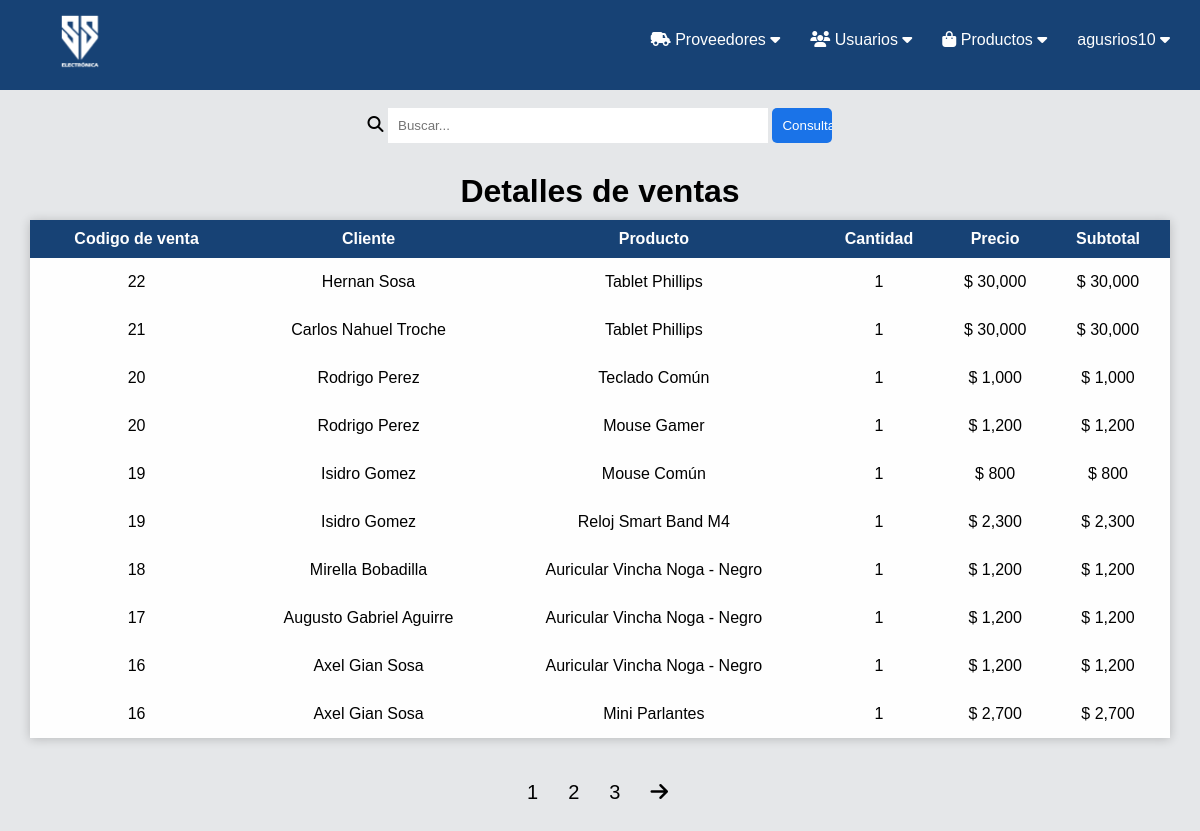
The app's page /detalles_ventas.php (signed in) with its own data.
### tables this page shows
CREATE TABLE `detalles_ventas` (
  `idDetalles_ventas` int(11) NOT NULL,
  `Ventas_idVentas` int(11) NOT NULL,
  `Productos_idProductos` int(11) NOT NULL,
  `Cantidad` int(11) DEFAULT NULL,
  `Precio` decimal(10,0) DEFAULT NULL,
  `Subtotal` decimal(10,0) DEFAULT NULL
);

CREATE TABLE `ventas` (
  `idVentas` int(11) NOT NULL,
  `Clientes_idClientes` int(11) NOT NULL,
  `Total` decimal(10,0) DEFAULT NULL,
  `Fecha` date DEFAULT NULL,
  `Tipos_depagos_idTipos_depagos` int(11) NOT NULL
);

CREATE TABLE `clientes` (
  `idClientes` int(11) NOT NULL,
  `Nombre` varchar(80) DEFAULT NULL,
  `Apellido` varchar(80) DEFAULT NULL,
  `Email` varchar(80) DEFAULT NULL,
  `Telefono` varchar(15) DEFAULT NULL,
  `Localidades_idLocalidades` int(11) NOT NULL,
  `Usuario` varchar(45) DEFAULT NULL,
  `Contraseña` varchar(255) DEFAULT NULL,
  `Categorias_usuarios_idCategorias_usuarios` int(11) NOT NULL
);

CREATE TABLE `productos` (
  `idProductos` int(11) NOT NULL,
  `Titulo` varchar(100) DEFAULT NULL,
  `Descripcion` longtext DEFAULT NULL,
  `Precio` decimal(10,0) DEFAULT NULL,
  `Cantidad_stock` int(11) DEFAULT NULL,
  `Imagen` longblob DEFAULT NULL,
  `Categorias_Productos_idCategorias_productos` int(11) NOT NULL
);

### detalles_ventas.php (the view, shortened to what this page needs)
<?php
include("conexion.php");
?>
<?php
if (isset($_SESSION['UsuarioAdmin'])) {
?>
<!DOCTYPE html>
<html>
<head>
	<link rel="stylesheet" type="text/css" href="style_ventas-realizadas.css">
</head>
<body>
    <?php
	include("header_admin.php");
	?>
 	<?php
	}else{
		header('location: login.php');
	}
	?>
	<?php
	$sql = "SELECT * FROM detalles_ventas det_vent
	INNER JOIN ventas vent ON det_vent.Ventas_idVentas = vent.idVentas
	INNER JOIN productos prod ON det_vent.Productos_idProductos = prod.idProductos
	INNER JOIN clientes clien ON clien.idClientes = vent.Clientes_idClientes
	ORDER BY idVentas DESC";
	$resultado = mysqli_query($conex, $sql);
	$limite = 10;
    $total_query = $conex -> query('SELECT COUNT(*) FROM detalles_ventas');
    $total_products = mysqli_fetch_row($total_query);
    $total_botones = round($total_products[0] / $limite);
    if (isset($_GET['limite'])) {
        $consulta = "SELECT * FROM detalles_ventas det_vent
		INNER JOIN ventas vent ON det_vent.Ventas_idVentas = vent.idVentas
		INNER JOIN productos prod ON det_vent.Productos_idProductos = prod.idProductos
		INNER JOIN clientes clien ON clien.idClientes = vent.Clientes_idClientes
        ORDER BY idVentas DESC LIMIT ".$_GET['limite'].",".$limite;
        $resultado = mysqli_query($conex, $consulta);
    }else{
        $consulta = "SELECT * FROM detalles_ventas det_vent
		INNER JOIN ventas vent ON det_vent.Ventas_idVentas = vent.idVentas
		INNER JOIN productos prod ON det_vent.Productos_idProductos = prod.idProductos
		INNER JOIN clientes clien ON clien.idClientes = vent.Clientes_idClientes
        ORDER BY idVentas DESC LIMIT ".$limite;
        $resultado = mysqli_query($conex, $consulta);
    }
	if ($resultado) {
	?>
    <div>
		<center>
			<br>
			<form action="buscar_detalles_ventas.php" method=POST>
				<i class="fa-sharp fa-solid fa-magnifying-glass"></i>
				<input type="text" placeholder="Buscar..." name="buscar">
				<input type="submit" class="boton-consultar_ventas" value="Consultar">
			</form>
		</center>
	 </div>
    <div class="row-box">
		<center>
			<h1>Detalles de ventas</h1>
		</center>
		<table class="row-box-table">
			<thead>
				<tr>
					<th>Codigo de venta</th>
					<th>Cliente</th>
					<th>Producto</th>
					<th>Cantidad</th>
					<th>Precio</th>
					<th>Subtotal</th>
				</tr>
			</thead>
			<tbody>
				<?php
					while ($row = mysqli_fetch_array($resultado)) {
				?>
				<tr>
					<td><?php echo $row['idVentas']?></td>
					<td><?php echo $row['Nombre']?> <?php echo $row['Apellido']?></td>
					<td><?php echo $row['Titulo']?></td>
					<td><?php echo $row['Cantidad']?></td>
					<td>$ <?php echo number_format($row['Precio'])?></td>
					<td>$ <?php echo number_format($row['Subtotal'])?></td>
				<?php
				}
				?>
				</tr>
			</tbody>
		</table>
		<br>
	</div>
	<?php
		}
	?>
	<div class="row-botones">
        <ul class="botones-color">
            <?php
                for ($k=0; $k <= $total_botones; $k++) {
                    echo '<li><a href="detalles_ventas.php?limite='.($k*10).'">'.($k+1).'</a></li>';
                }
                if (isset($_GET['limite'])) {
                    if ($_GET['limite'] + 10 <= $total_botones * 10) {
                        echo '<li>
                                <a href="detalles_ventas.php?limite='.($_GET['limite'] + 10).'">
                                    <i class="fa-solid fa-arrow-right"></i>
                                </a>
                              </li>';
                    }
                }else{
                    echo '<li>
                            <a href="detalles_ventas.php?limite=10">
                                <i class="fa-solid fa-arrow-right"></i>
                            </a>
                          </li>';
                }
            ?>
        </ul>
    </div>
  </body>
</html>

### style_ventas-realizadas.css (style rules this page uses)
* { margin: 0; padding: 0; font-family: sans-serif; }
html { scroll-behavior: smooth; }
body { background: rgb(229, 231, 233); font-family: sans-serif; }
.row-box { margin-top: 30px; }
.row-box-table { margin-top: 10px; margin-left: auto; margin-right: auto; background-color: rgb(254, 254, 254); width: 95%; height: 100%; text-align: center; border-collapse: collapse; box-shadow: 0px 1px 10px rgba(0,0,0,0.2); }
tr, th { padding: 10px; }
tbody, tr, td { padding-top: 15px; padding-bottom: 15px; }
thead { background: #174275; color: rgb(254, 254, 254); }
.boton-consultar_ventas { background: rgb(26, 115, 232); color: rgb(255, 255, 255); padding: 10px; width: 5%; border: none; border-radius: 5px; }
form input { width: 30%; padding: 10px; border: none; }
.row-botones { margin-top: 25px; margin-bottom: 40px; }
.botones-color { display: flex; width: auto; margin-left: auto; margin-right: auto; justify-content: center; padding-left: 25px; }
.botones-color li { list-style: none; }
.botones-color li a { font-size: 20px; color: rgb(0, 0, 0); }

### style_header_admin.css (style rules this page uses)
a { text-decoration: none; color: rgb(254, 254, 254); padding-right: 30px; }

### records on screen
detalles_ventas: ventas.idVentas "22", clientes.Nombre "Hernan", clientes.Apellido "Sosa", productos.Titulo "Tablet Phillips", Cantidad "1", productos.Precio "30,000", Subtotal "30,000"
detalles_ventas: ventas.idVentas "21", clientes.Nombre "Carlos Nahuel", clientes.Apellido "Troche", productos.Titulo "Tablet Phillips", Cantidad "1", productos.Precio "30,000", Subtotal "30,000"
detalles_ventas: ventas.idVentas "20", clientes.Nombre "Rodrigo", clientes.Apellido "Perez", productos.Titulo "Teclado Común", Cantidad "1", productos.Precio "1,000", Subtotal "1,000"
detalles_ventas: ventas.idVentas "20", clientes.Nombre "Rodrigo", clientes.Apellido "Perez", productos.Titulo "Mouse Gamer", Cantidad "1", productos.Precio "1,200", Subtotal "1,200"
detalles_ventas: ventas.idVentas "19", clientes.Nombre "Isidro", clientes.Apellido "Gomez", productos.Titulo "Mouse Común", Cantidad "1", productos.Precio "800", Subtotal "800"
detalles_ventas: ventas.idVentas "19", clientes.Nombre "Isidro", clientes.Apellido "Gomez", productos.Titulo "Reloj Smart Band M4", Cantidad "1", productos.Precio "2,300", Subtotal "2,300"
detalles_ventas: ventas.idVentas "18", clientes.Nombre "Mirella", clientes.Apellido "Bobadilla", productos.Titulo "Auricular Vincha Noga - Negro", Cantidad "1", productos.Precio "1,200", Subtotal "1,200"
detalles_ventas: ventas.idVentas "17", clientes.Nombre "Augusto Gabriel", clientes.Apellido "Aguirre", productos.Titulo "Auricular Vincha Noga - Negro", Cantidad "1", productos.Precio "1,200", Subtotal "1,200"
detalles_ventas: ventas.idVentas "16", clientes.Nombre "Axel Gian", clientes.Apellido "Sosa", productos.Titulo "Auricular Vincha Noga - Negro", Cantidad "1", productos.Precio "1,200", Subtotal "1,200"
detalles_ventas: ventas.idVentas "16", clientes.Nombre "Axel Gian", clientes.Apellido "Sosa", productos.Titulo "Mini Parlantes", Cantidad "1", productos.Precio "2,700", Subtotal "2,700"

### other values on screen
$_SESSION['UsuarioAdmin'] "agusrios10"
